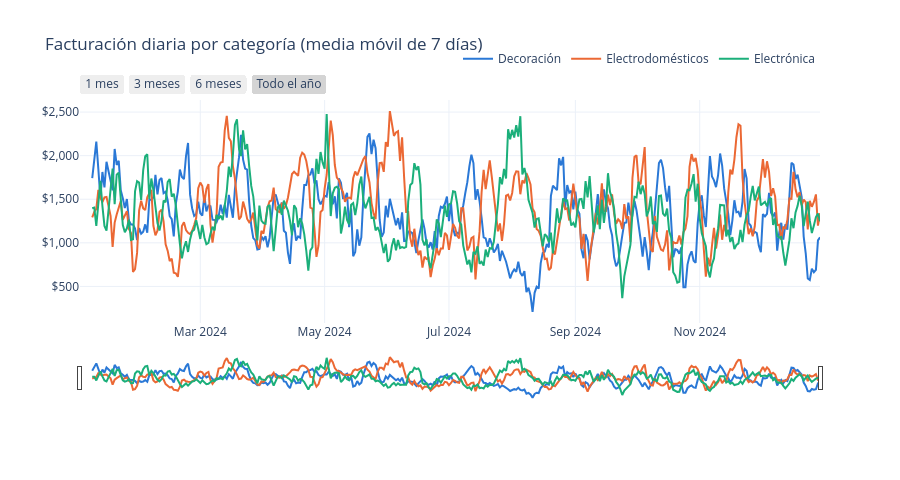

Here is the notebook cell this chart was saved with:
### Markdown cell above
Como complemento, se agrega un gráfico de la facturación diaria con **selector de período**: los botones permiten ver el último mes, los últimos 3 o 6 meses o todo el año, y la barra inferior permite elegir cualquier rango de fechas arrastrando.

### Code cell
diaria_categoria = df_ventas.groupby(["fecha_venta", "categoria"])["monto_venta"].sum().unstack().fillna(0)

fig2 = go.Figure()
for categoria in orden_categorias:
    fig2.add_trace(go.Scatter(
        x=diaria_categoria.index, y=diaria_categoria[categoria].rolling(7).mean(),
        name=categoria, mode="lines", line=dict(color=colores_categoria[categoria], width=2),
        hovertemplate="%{x|%d/%m/%Y}: $%{y:,.0f}<extra>" + categoria + "</extra>"))

fig2.update_layout(
    title="Facturación diaria por categoría (media móvil de 7 días)",
    template="plotly_white", height=480, hovermode="x unified",
    yaxis=dict(tickprefix="$", tickformat=",.0f"),
    xaxis=dict(
        rangeselector=dict(buttons=[
            dict(count=1, label="1 mes", step="month", stepmode="backward"),
            dict(count=3, label="3 meses", step="month", stepmode="backward"),
            dict(count=6, label="6 meses", step="month", stepmode="backward"),
            dict(step="all", label="Todo el año"),
        ]),
        rangeslider=dict(visible=True),
        type="date",
    ),
    legend=dict(orientation="h", y=1.12, x=1, xanchor="right"),
)
fig2.show()

### Figure 1 — Plotly figure (JSON) as saved in the notebook; plotly's stock layout.template omitted (floating-point values rounded to 4 significant figures; data arrays with more than 128 entries replaced by an {"elided": "..."} marker saying what was removed)
{"data": [{"hovertemplate": "%{x|%d/%m/%Y}: $%{y:,.0f}<extra>Decoración</extra>", "line": {"color": "#2a78d6", "width": 2}, "mode": "lines", "name": "Decoración", "type": "scatter", "x": {"elided": "364 str values"}, "y": {"elided": "364 float values"}}, {"hovertemplate": "%{x|%d/%m/%Y}: $%{y:,.0f}<extra>Electrodomésticos</extra>", "line": {"color": "#eb6834", "width": 2}, "mode": "lines", "name": "Electrodomésticos", "type": "scatter", "x": {"elided": "364 str values"}, "y": {"elided": "364 float values"}}, {"hovertemplate": "%{x|%d/%m/%Y}: $%{y:,.0f}<extra>Electrónica</extra>", "line": {"color": "#1baf7a", "width": 2}, "mode": "lines", "name": "Electrónica", "type": "scatter", "x": {"elided": "364 str values"}, "y": {"elided": "364 float values"}}], "layout": {"height": 480, "hovermode": "x unified", "legend": {"orientation": "h", "x": 1, "xanchor": "right", "y": 1.12}, "title": {"text": "Facturación diaria por categoría (media móvil de 7 días)"}, "xaxis": {"rangeselector": {"buttons": [{"count": 1, "label": "1 mes", "step": "month", "stepmode": "backward"}, {"count": 3, "label": "3 meses", "step": "month", "stepmode": "backward"}, {"count": 6, "label": "6 meses", "step": "month", "stepmode": "backward"}, {"label": "Todo el año", "step": "all"}]}, "rangeslider": {"visible": true}, "type": "date"}, "yaxis": {"tickformat": ",.0f", "tickprefix": "$"}}}
